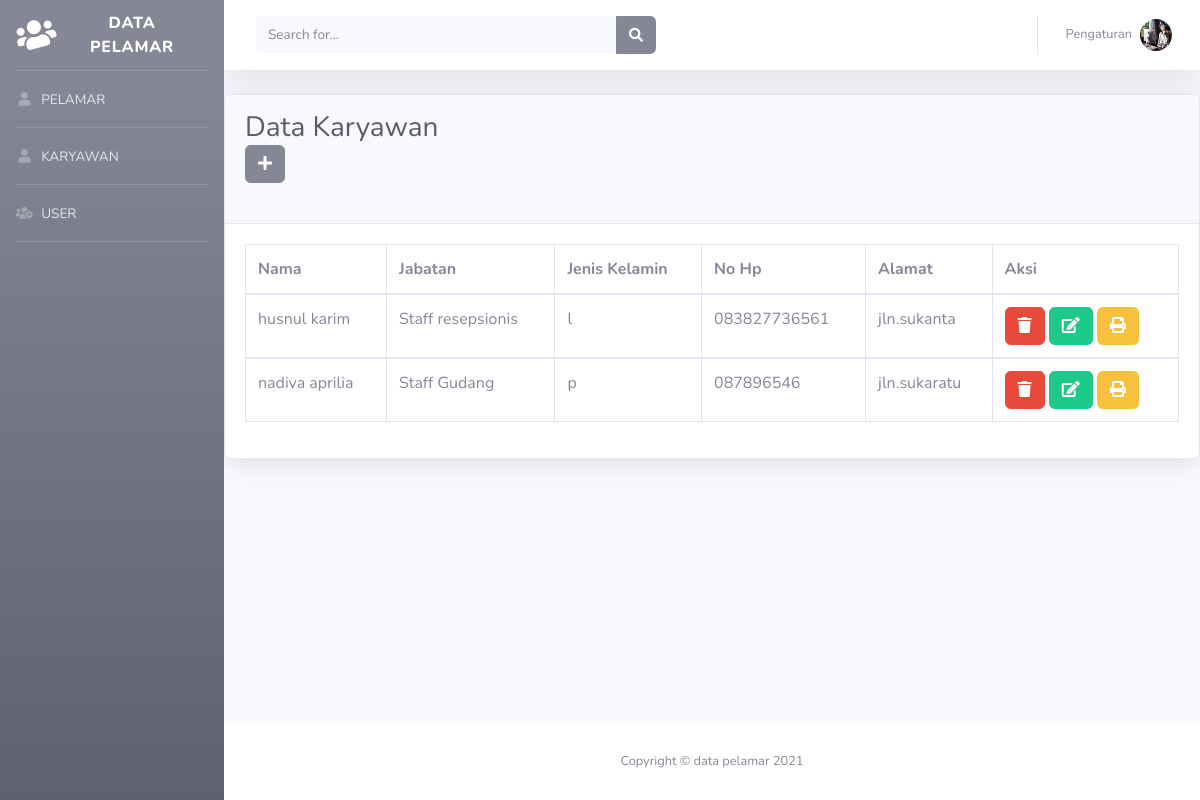
The app's page /index.php/karyawan with its own data.
### tables this page shows
CREATE TABLE `tbl_karyawan` (
  `nik` int(15) NOT NULL,
  `nama_karyawan` varchar(50) NOT NULL,
  `jabatan` varchar(50) NOT NULL,
  `jk` enum('p','l') NOT NULL,
  `no_hp` varchar(15) NOT NULL,
  `alamat` text NOT NULL
);

### application/controllers/Karyawan.php (called while the page is built, shortened)
<?php
class Karyawan extends CI_Controller {
    function __construct()
    {
        $this->load->model('Karyawan_model', 'km');
    }
    function index()
    {
        $data['karyawan'] = $this->km->karyawan();
        $this->load->view('template/header');
        $this->load->view('admin/karyawan', $data);
        $this->load->view('template/footer');
    }
}

### index.php (called while the page is built, shortened)
<?php
require_once BASEPATH.'core/CodeIgniter.php';

### application/models/Karyawan_model.php (called while the page is built, shortened)
<?php
class Karyawan_model extends CI_Model {
    function karyawan()
    {
        return $this->db->get('tbl_karyawan')->result();
    }
}

### application/views/admin/karyawan.php (the view)
<div class="card shadow mb-4">
           <div class="card-header py-3">
               <h4 class="h3 mb-4 text-gray-800"> Data Karyawan
                <div class="table-responsive">
                <a href="<?= base_url('Karyawan/tambah')?>">
               <button class="btn btn-secondary btn-"><i class="fa fa-plus"></i></button>
                </a>
               </h4>
           </div>
           <div class="card-body">
               <div class="table-responsive">
                   <table class="table table-bordered" id="dataTable" width="100%" cellspacing="0">
                       <thead>
                           <tr>
                               <th>Nama</th>
                               <th>Jabatan</th>
                               <th>Jenis Kelamin</th>
                               <th>No Hp</th>
                               <th>Alamat</th>
                               <th>Aksi</th>
                           </tr>
                       </thead>
                      <?php
                      foreach($karyawan as $km):
                      ?>
                       <tbody>
                           <td><?= $km->nama_karyawan ?></td>
                           <td><?= $km->jabatan ?></td>
                           <td><?= $km->jk ?></td>
                           <td><?= $km->no_hp ?></td>
                           <td><?= $km->alamat?></td>
                           <td>
                           <a href="<?= base_url('Karyawan/hapus_k/'.$km->nik)?>">
                           <button class="btn btn-danger btn-"><i class="fa fa-trash"></i></button>
                           </a>
                           <a href="<?= base_url('Karyawan/edit_k/'.$km->nik)?>">
                           <button class="btn btn-success btn-"><i class="fa fa-edit"></i></button>
                           </a>
                           <a href="<?=base_url("Karyawan/print_karyawan/".$km->nik)?>" class="btn btn-warning btn-"><i class="fa fa-print"></i></a>
                           </td>
                       </tbody>
                       <?php
                       endforeach;
                       ?>
                   </table>
               </div>
           </div>
       </div>
   </div>

### records on screen
tbl_karyawan: nama_karyawan "husnul karim", jabatan "Staff resepsionis", jk "l", no_hp "083827736561", alamat "jln.sukanta"
tbl_karyawan: nama_karyawan "nadiva aprilia", jabatan "Staff Gudang", jk "p", no_hp "087896546", alamat "jln.sukaratu"
